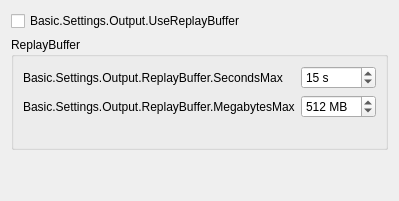
                   <widget class="QWidget" name="advOutputReplayTab">
                    <attribute name="title">
                     <string>ReplayBuffer</string>
                    </attribute>
                    <layout class="QVBoxLayout" name="verticalLayout_22">
                     <item>
                      <widget class="QCheckBox" name="advReplayBuf">
                       <property name="text">
                        <string>Basic.Settings.Output.UseReplayBuffer</string>
                       </property>
                      </widget>
                     </item>
                     <item>
                      <widget class="QGroupBox" name="advReplayBufferGroupBox">
                       <property name="sizePolicy">
                        <sizepolicy hsizetype="Preferred" vsizetype="Maximum">
                         <horstretch>0</horstretch>
                         <verstretch>0</verstretch>
                        </sizepolicy>
                       </property>
                       <property name="title">
                        <string>ReplayBuffer</string>
                       </property>
                       <property name="flat">
                        <bool>false</bool>
                       </property>
                       <property name="checkable">
                        <bool>false</bool>
                       </property>
                       <layout class="QFormLayout" name="formLayout_30">
                        <item row="0" column="0">
                         <widget class="QLabel" name="advRBSecMaxLabel">
                          <property name="text">
                           <string>Basic.Settings.Output.ReplayBuffer.SecondsMax</string>
                          </property>
                         </widget>
                        </item>
                        <item row="0" column="1">
                         <widget class="QSpinBox" name="advRBSecMax">
                          <property name="suffix">
                           <string notr="true"> s</string>
                          </property>
                          <property name="minimum">
                           <number>5</number>
                          </property>
                          <property name="maximum">
                           <number>21600</number>
                          </property>
                          <property name="value">
                           <number>15</number>
                          </property>
                         </widget>
                        </item>
                        <item row="2" column="1">
                         <widget class="QLabel" name="advRBEstimate">
                          <property name="text">
                           <string notr="true"/>
                          </property>
                         </widget>
                        </item>
                        <item row="1" column="1">
                         <widget class="QSpinBox" name="advRBMegsMax">
                          <property name="suffix">
                           <string> MB</string>
                          </property>
                          <property name="minimum">
                           <number>20</number>
                          </property>
                          <property name="maximum">
                           <number>8192</number>
                          </property>
                          <property name="value">
                           <number>512</number>
                          </property>
                         </widget>
                        </item>
                        <item row="1" column="0">
                         <widget class="QLabel" name="advRBMegsMaxLabel">
                          <property name="text">
                           <string>Basic.Settings.Output.ReplayBuffer.MegabytesMax</string>
                          </property>
                         </widget>
                        </item>
                       </layout>
                      </widget>
                     </item>
                     <item>
                      <spacer name="verticalSpacer">
                       <property name="orientation">
                        <enum>Qt::Vertical</enum>
                       </property>
                       <property name="sizeHint" stdset="0">
                        <size>
                         <width>20</width>
                         <height>40</height>
                        </size>
                       </property>
                      </spacer>
                     </item>
                    </layout>
                   </widget>
